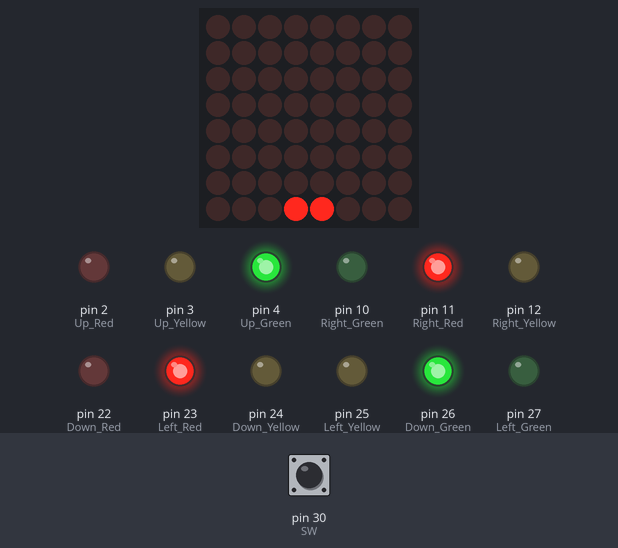
A sketch run on a simulated Arduino Mega 2560, built with avr-gcc and run on an emulated ATmega2560. Shown: 8×8 LED matrix, output pins drawn as LEDs (lit = HIGH). Wiring (inferred from the names in the program): LED matrix (orientation assumed): rows pin 40, pin 41, pin 42, pin 43, pin 44, pin 45, pin 46, pin 47; columns pin 32, pin 33, pin 34, pin 35, pin 36, pin 37, pin 38, pin 39. Dashed ring = blinking. Inputs (shaded band) come from the test bench; at power-on: pin 30 (SW) HIGH. Pins used as bus, display or sensor lines are not drawn.

Above: at 3.6 s.
3.7 s: pin 30 (SW) pulled LOW for 0.15 s
At 7.1 s:
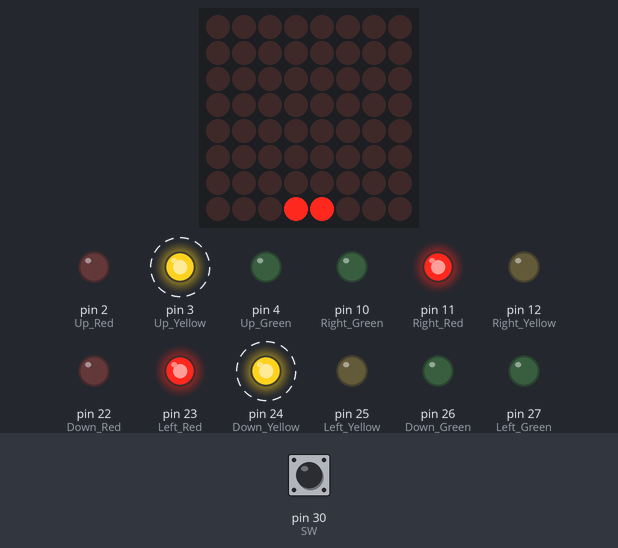
At 13.0 s:
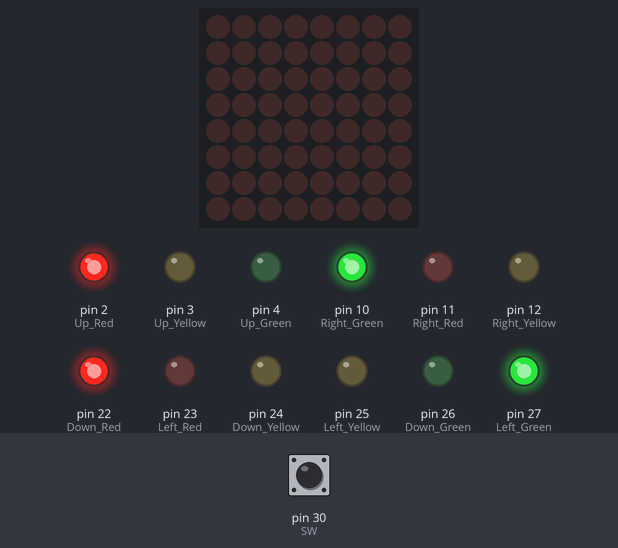
Timing chart, 0 to 38.8 s (numbered marks = the images above; inputs shaded):
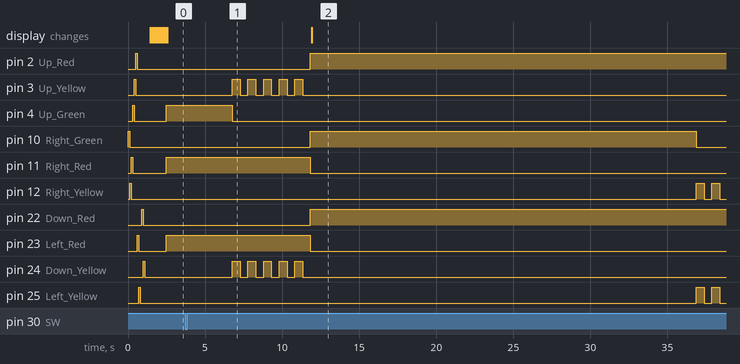

The sketch:

prac2.ino
```cpp
#define Up_Red 2
#define Up_Yellow 3
#define Up_Green 4 //위쪽 불
#define Down_Red 22
#define Down_Yellow 24
#define Down_Green 26  //아래쪽 불
#define Right_Red 11
#define Right_Yellow 12
#define Right_Green 10  //오른쪽 불
#define Left_Red 23
#define Left_Yellow 25
#define Left_Green 27  //왼쪽 불
#define SW 30       //위아래 스위치

unsigned long TimeUD;
unsigned long TimeLR;

int timePinRow[8] = { 40, 41, 42, 43, 44, 45, 46, 47 };//정지신호를 출력하기위한 핀번호 배열
int timePinCol[8] = { 32, 33, 34, 35, 36, 37, 38, 39 };

int signPinRow[8] = { A8, A9, A10, A11, A12, A13, A14, A15 };//보행신호와 시간(숫자)를 출력하는 핀번호 배열
int signPinCol[8] = { A0, A1, A2, A3, A4, A5, A6, A7 };

//기타 기호상수
#define DRIVABLE_DURATION           10000u   //주행 가능 시간
#define LED_Yellow_BLINK_DURATION   5000u    //경고등 점멸 시간(5sec)
#define BLINK_TIME                  LED_Yellow_BLINK_DURATION / 1000 //점멸 횟수 (1초당1회),for문에서 조건으로 사용하기위해 1000으로 나눠줌
#define LED_DELAY_TIME              3000u    //입력 받았을 시 3초의 대기시간을 갖기위해
#define ARRAY_LENGTH                8        //열 길이
#define CYCLE                       (DRIVABLE_DURATION + LED_Yellow_BLINK_DURATION) / 1000  //현재 15000/1000 = 15 로 다음 신호로 바뀌는데까지 걸리는시간(초록불시간+점멸시간)
#define WALK_DURATION               CYCLE * 1000    //보행자신호를 출력하기위한(DisplayWalkSign) 시간을 설정한 변수 현재 15000


bool state = false; //  false(위아래 빨간불 양옆 파란불), true(위아래 파란불 양옆 빨간불)
//DotMatrix 타이머 출력을 위한 변수
int Numbers[10][8][4] =
{
  // 숫자 0
  {
    { 0, 1, 1, 0 },
    { 1, 0, 0, 1 },
    { 1, 0, 0, 1 },
    { 1, 0, 0, 1 },
    { 1, 0, 0, 1 },
    { 1, 0, 0, 1 },
    { 1, 0, 0, 1 },
    { 0, 1, 1, 0 }
  },
  // 숫자 1
  {
    { 0, 0, 1, 0 },
    { 0, 1, 1, 0 },
    { 1, 0, 1, 0 },
    { 0, 0, 1, 0 },
    { 0, 0, 1, 0 },
    { 0, 0, 1, 0 },
    { 0, 0, 1, 0 },
    { 1, 1, 1, 1 }
  },
  // 숫자 2
  {
    { 0, 1, 1, 0 },
    { 1, 0, 0, 1 },
    { 0, 0, 0, 1 },
    { 0, 0, 0, 1 },
    { 0, 0, 1, 0 },
    { 0, 1, 0, 0 },
    { 1, 0, 0, 0 },
    { 1, 1, 1, 1 }
  },
  // 숫자 3
  {
    { 0, 1, 1, 0 },
    { 1, 0, 0, 1 },
    { 0, 0, 0, 1 },
    { 0, 0, 1, 0 },
    { 0, 0, 1, 0 },
    { 0, 0, 0, 1 },
    { 1, 0, 0, 1 },
    { 0, 1, 1, 0 }
  },
  // 숫자 4
  {
    { 0, 0, 1, 0 },
    { 0, 1, 1, 0 },
    { 1, 0, 1, 0 },
    { 1, 0, 1, 0 },
    { 1, 0, 1, 0 },
    { 1, 1, 1, 1 },
    { 0, 0, 1, 0 },
    { 0, 0, 1, 0 }
  },
  // 숫자 5
  {
    { 1, 1, 1, 1 },
    { 1, 0, 0, 0 },
    { 1, 0, 0, 0 },
    { 1, 0, 0, 0 },
    { 1, 1, 1, 1 },
    { 0, 0, 0, 1 },
    { 0, 0, 0, 1 },
    { 1, 1, 1, 1 }
  },
  // 숫자 6
  {
    { 0, 1, 1, 0 },
    { 1, 0, 0, 1 },
    { 1, 0, 0, 0 },
    { 1, 1, 1, 0 },
    { 1, 0, 0, 1 },
    { 1, 0, 0, 1 },
    { 1, 0, 0, 1 },
    { 0, 1, 1, 0 }
  },
  // 숫자 7
  {
    { 1, 1, 1, 1 },
    { 0, 0, 0, 1 },
    { 0, 0, 0, 1 },
    { 0, 0, 0, 1 },
    { 0, 0, 1, 0 },
    { 0, 1, 0, 0 },
    { 0, 1, 0, 0 },
    { 0, 1, 0, 0 }
  },
  // 숫자 8
  {
    { 0, 1, 1, 0 },
    { 1, 0, 0, 1 },
    { 1, 0, 0, 1 },
    { 0, 1, 1, 0 },
    { 0, 1, 1, 0 },
    { 1, 0, 0, 1 },
    { 1, 0, 0, 1 },
    { 0, 1, 1, 0 }
  },
  // 숫자 9
  {
    { 0, 1, 1, 0 },
    { 1, 0, 0, 1 },
    { 1, 0, 0, 1 },
    { 1, 0, 0, 1 },
    { 0, 1, 1, 1 },
    { 0, 0, 0, 1 },
    { 1, 0, 0, 1 },
    { 0, 1, 1, 0 }
  }
};
//DotMatrix 보행자 그림 출력을 위한 변수
int WalkerSigns[2][8][8] =
{
  // 보행자 빨간불
  {
   { 0, 0, 0, 1, 1, 0, 0, 0 },
   { 0, 0, 0, 1, 1, 0, 0, 0 },
   { 0, 0, 1, 1, 1, 1, 0, 0 },
   { 0, 0, 1, 1, 1, 1, 0, 0 },
   { 0, 0, 1, 1, 1, 1, 0, 0 },
   { 0, 0, 1, 1, 1, 1, 0, 0 },
   { 0, 0, 0, 1, 1, 0, 0, 0 },
   { 0, 0, 0, 1, 1, 0, 0, 0 }
  },

  // 보행자 초록불
{
{0,0,0,1,1,0,0,0},
{0,0,0,1,1,0,0,0},
{0,0,1,1,1,1,0,0},
{0,0,1,1,1,1,0,0},
{0,0,1,1,1,1,0,0},
{1,1,0,1,1,0,1,0},
{0,0,0,1,1,0,0,1},
{0,0,1,0,1,0,0,0},
}
};

void setup()
{
  //상하 출력 핀 모드 설정
  pinMode(Up_Red, OUTPUT);
  pinMode(Down_Red, OUTPUT);
  pinMode(Up_Yellow, OUTPUT);
  pinMode(Down_Yellow, OUTPUT);
  pinMode(Up_Green, OUTPUT);
  pinMode(Down_Green, OUTPUT);
  //좌우 출력 핀 모드 설정
  pinMode(Left_Red, OUTPUT);
  pinMode(Right_Red, OUTPUT);
  pinMode(Left_Yellow, OUTPUT);
  pinMode(Right_Yellow, OUTPUT);
  pinMode(Left_Green, OUTPUT);
  pinMode(Right_Green, OUTPUT);
  //DotMatrix 핀 모드 설정 및 초기화
  for(int i = 0; i < ARRAY_LENGTH; ++i)
  {
    pinMode(timePinRow[i], OUTPUT);
    pinMode(timePinCol[i], OUTPUT);
    pinMode(signPinRow[i], OUTPUT);
    pinMode(signPinCol[i], OUTPUT);

    digitalWrite(timePinRow[i], LOW);
    digitalWrite(timePinCol[i], HIGH);
    digitalWrite(signPinRow[i], LOW);
    digitalWrite(signPinCol[i], HIGH);
  }
  //입력 핀 모드 설정
  pinMode(SW, INPUT_PULLUP);
    checkLED();
    checkDotmatrix();
}

void loop()
{
  //상하 주행state = true
  digitalWrite(Left_Red, HIGH);
  digitalWrite(Right_Red, HIGH);
  digitalWrite(Up_Green, HIGH);
  digitalWrite(Down_Green, HIGH);
  for (int t = CYCLE; t > 0; --t)
  {
     int former = t / 10;
     int later = t % 10;
     if (t > BLINK_TIME)
     {
        DisplayStopSignWithSwitch(1000, former, later);
        if (state == true)
       {
        state = false;
        break;
       }
     }
     else if (digitalRead(Up_Red) == LOW && digitalRead(Down_Red) == LOW)
     {
       digitalWrite(Up_Green, LOW);
       digitalWrite(Down_Green, LOW);
       UD_BlinkYellow(former, later);
     }
  }
  digitalWrite(Left_Red, LOW);
  digitalWrite(Right_Red, LOW);

  //좌우 주행
  digitalWrite(Up_Red, HIGH);
  digitalWrite(Down_Red, HIGH);
  digitalWrite(Left_Green, HIGH);
  digitalWrite(Right_Green, HIGH);
  for (int t = CYCLE; t > 0; --t)
  {
     int former = t / 10;
     int later = t % 10;
     if (t > BLINK_TIME)
     {
        DisplayWalkSign(1000);
        if(state == true)
       {
        state = false;
        break;
       }
     }
     else if (digitalRead(Left_Red) == LOW && digitalRead(Right_Red) == LOW)
     {
       digitalWrite(Left_Green, LOW);
       digitalWrite(Right_Green, LOW);
       LR_BlinkYellow();
     }
  }
  digitalWrite(Up_Red, LOW);
  digitalWrite(Down_Red, LOW);
}


 void checkLED() {
  digitalWrite(Right_Green, HIGH);delay(100);digitalWrite(Right_Green, LOW);
  digitalWrite(Right_Yellow, HIGH);delay(100);digitalWrite(Right_Yellow, LOW);
  digitalWrite(Right_Red, HIGH);delay(100);digitalWrite(Right_Red, LOW);
  digitalWrite(Up_Green, HIGH);delay(100);digitalWrite(Up_Green, LOW);
  digitalWrite(Up_Yellow, HIGH);delay(100);digitalWrite(Up_Yellow, LOW);
  digitalWrite(Up_Red, HIGH);delay(100);digitalWrite(Up_Red, LOW);
  digitalWrite(Left_Red, HIGH);delay(100);digitalWrite(Left_Red, LOW);
  digitalWrite(Left_Yellow, HIGH);delay(100);digitalWrite(Left_Yellow, LOW);
  digitalWrite(Left_Green, HIGH);delay(100);digitalWrite(Left_Green, LOW);
  digitalWrite(Down_Red, HIGH);delay(100);digitalWrite(Down_Red, LOW);
  digitalWrite(Down_Yellow, HIGH);delay(100);digitalWrite(Down_Yellow, LOW);
  digitalWrite(Down_Green, HIGH);delay(100);digitalWrite(Down_Green, LOW);
 }

void checkDotmatrix(){
for(int thisRow=7; thisRow>=0; thisRow--)
  {
    for(int thisCol=7; thisCol>=0; thisCol--)
    {
      digitalWrite(timePinRow[thisRow],HIGH);
      digitalWrite(signPinRow[thisRow],HIGH);
      digitalWrite(timePinCol[thisCol],LOW);
      digitalWrite(signPinCol[thisCol],LOW);
      delay(10);
      digitalWrite(timePinRow[thisRow],LOW);
      digitalWrite(signPinRow[thisRow],LOW);
      digitalWrite(timePinCol[thisCol],HIGH);
      digitalWrite(signPinCol[thisCol],HIGH);
      delay(10);
      }
  }
  }


void LR_BlinkYellow() //양옆 노란불 점멸과 동시에 보행가능신호
{
  static const int delayTime = LED_Yellow_BLINK_DURATION / (BLINK_TIME + BLINK_TIME); // delayTime 은 500u
  //점멸시간동안 보행자신호 출력 + 점멸
  digitalWrite(Left_Yellow, HIGH);
  digitalWrite(Right_Yellow, HIGH);
  DisplayWalkSign(delayTime);
  digitalWrite(Left_Yellow, LOW);
  digitalWrite(Right_Yellow, LOW);
  DisplayWalkSign(delayTime);
}


void UD_BlinkYellow(int former, int later) //위아래 노란불 점멸과 동시에 정지신호+시간출력
{
  static const int delayTime = LED_Yellow_BLINK_DURATION / (BLINK_TIME + BLINK_TIME); //delayTime = 500u
                                     //위아래 점멸과 동시에 정지신호와 시간 출력
  digitalWrite(Up_Yellow, HIGH);
  digitalWrite(Down_Yellow, HIGH);
  DisplayStopSign(delayTime, former, later);
  digitalWrite(Up_Yellow, LOW);
  digitalWrite(Down_Yellow, LOW);
  DisplayStopSign(delayTime, former, later);
}

void UD_LED() //3초의 대기시간동안 정지신호+숫자, 5초의 시간동안 UD_BlinkYellow() 그후에 상태를 (위아래정지 양옆파란불)
{
  for (int t = (LED_DELAY_TIME + LED_Yellow_BLINK_DURATION) / 1000; t > 0; --t)// t는 현재 8인데 if문3번돌고 else문 5번돈뒤 상태를(위아래 정지, 양옆 주행)
  {
    if (t > BLINK_TIME)
      //1초간 타이머 출력
      DisplayStopSign(1000, t / 10, t % 10);//1번씩 십의자리숫자와 일의자리숫자에맞게 숫자와 정지표시를 출력
    else
    {
      digitalWrite(Up_Green, LOW);
      digitalWrite(Down_Green, LOW);
      UD_BlinkYellow(t / 10, t % 10);
    }
  }
  digitalWrite(Up_Red, HIGH);//상태를 위아래 정지 양옆 파란불 = false가됨
  digitalWrite(Down_Red, HIGH);
  digitalWrite(Left_Green, HIGH);
  digitalWrite(Right_Green, HIGH);
  digitalWrite(Right_Red, LOW);
  digitalWrite(Left_Red, LOW);
  DisplayWalkSign(WALK_DURATION);
  state = true;
}

void DisplayStopSignWithSwitch(int duration, int former, int later)//스위치 작동과 현재 위아래 주행가능하면(true일때) UD_LED실행, 정지신호와 숫자표시하는 함수
{
  unsigned timeStart;
  unsigned timeEnd;
  timeStart = timeEnd = millis();
  while (timeEnd - timeStart <= duration)
  {
    StopSign();
    DisplayNumber(Numbers[former], Numbers[later]);
    //Switch ON
    if (digitalRead(SW) == LOW && digitalRead(Up_Green) == HIGH && digitalRead(Down_Green) == HIGH)
      UD_LED();//8초간 3초대기시간 +5초의 위아래점멸 후
    timeEnd = millis();
  }
}

void ClearUpperDisplay()//위 DOT_MATRIX CLEAR
{
  for (int i = 0; i < ARRAY_LENGTH; ++i)
  {
    digitalWrite(timePinRow[i], LOW);
    digitalWrite(timePinCol[i], HIGH);
  }
}

void ClearLowerDisplay()//아래 DOT_MATRIX CLEAR
{
  for (int i = 0; i < ARRAY_LENGTH; ++i)
  {
    digitalWrite(signPinRow[i], LOW);
    digitalWrite(signPinCol[i], HIGH);
  }
}

void DisplayNumber(int former[][4], int later[][4])//숫자를 표시하는 함수
{
  for(int r = 0; r < 8; ++r)
  {
    ClearLowerDisplay();
    digitalWrite(signPinRow[r], HIGH);
    //십의 자리 출력
    for(int c = 0; c < 4; ++c)
    {
      if (former[r][c])
      {
        digitalWrite(signPinCol[c], LOW);
      }
    }
    //일의 자리 출력
    for(int c = 0; c < 4; ++c)
    {
      if (later[r][c])
      {
        digitalWrite(signPinCol[c + 4], LOW);// [C+4]는 앞의 행4개를 뛰어넘고 일의자리위치에 표기하기위해
      }
    }

    delay(1);// 이 함수가 없을 시, 출력 신호가 뚜렷하게 보이지 않음 FOR문을통해 전환시 사이사이에 흐릿해질수 있음
  }
}

void StopSign()// 정지표시를 핀입력으로 주는 함수
{
  for(int r = 0; r < 8; ++r)
  {
    ClearUpperDisplay();
    digitalWrite(timePinRow[r], HIGH);
    for(int c = 0; c < 8; ++c)
    {
      if(WalkerSigns[0][r][c])
      {
        digitalWrite(timePinCol[c], LOW);
      }
    }

    delay(1);// 이 함수가 없을 시, 출력 신호가 뚜렷하게 보이지 않음 FOR문을통해 전환시 사이사이에 흐릿해질수 있음
  }
}

void WalkSign() //보행가능표시를 핀입력주는 함수
{
  for(int r = 0; r < 8; ++r)
  {
    ClearUpperDisplay();
    ClearLowerDisplay();
    digitalWrite(signPinRow[r], HIGH);
    for(int c = 0; c < 8; ++c)
    {
      if(WalkerSigns[1][r][c])
      {
        digitalWrite(signPinCol[c], LOW);
      }
    }
    //HACK : 출력 신호를 유지하기 위해 사용
    delay(1);
  }
}

void DisplayStopSign(int duration, int former, int later)//(정지신호+숫자표기)+시간조건
{
  unsigned timeStart;
  unsigned timeEnd;
  timeStart = timeEnd = millis();
  while (timeEnd - timeStart <= duration)
  {
    StopSign();
    DisplayNumber(Numbers[former], Numbers[later]);
    timeEnd = millis();
  }
}

void DisplayWalkSign(unsigned duration)//(보행신호)+시간조건
{
  ClearUpperDisplay();
  unsigned timeStart;
  unsigned timeEnd;
  timeStart = timeEnd = millis();
  while (timeEnd - timeStart <= duration)
  {
    WalkSign();
    timeEnd = millis();
  }
}
```
